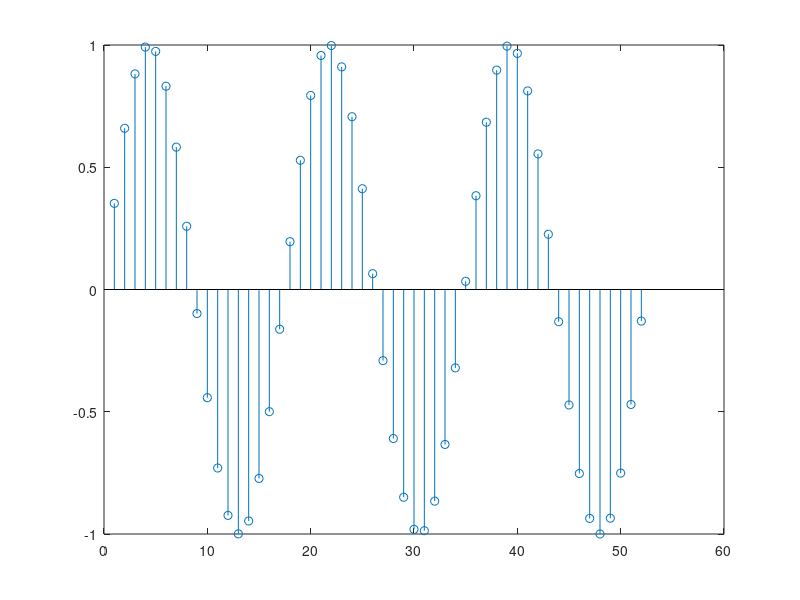
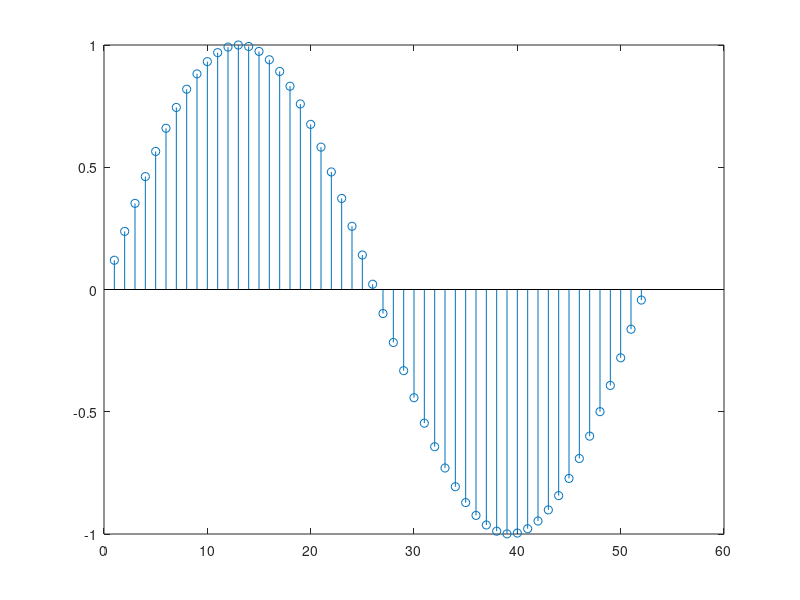

Write the MATLAB code that produced these figures, in order.
clear all
close all
clc

x = @(t)(sin(0.36*t));
fs = 1;
L = 3;
t1 = 1:1/fs:52;
x1 = x(t1);
stem(t1,x1);
t2 = t1/L;
x2 = x(t2);
figure;
stem(t1,x2);